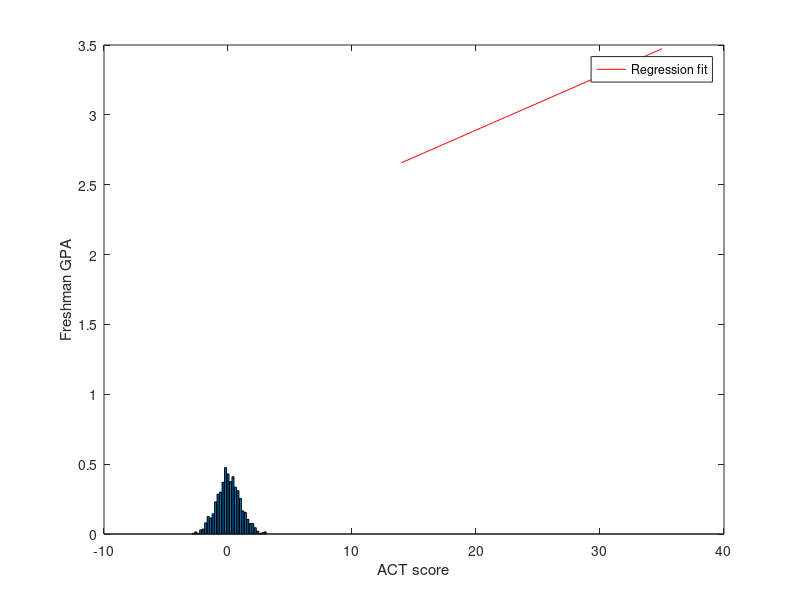

Recreate this plot in MATLAB. (Note: this script raises an error after producing the figure.)
% variables can be scalars, vectors, or matrices in matlab
% -- matrices are first class objects

a = 1

b = [1 2 3]

% transpose
b = b'

% column vector
b = [1; 2; 3]

% a semicolon suppresses output
c = [1 0 ; 0 1];

% there are commands for creating basic datastructures -- think of these as
% building blocks that you can compose to create more complicated
% datastructures
d = eye(2);

% matlab scripts can be thought of as a bunch of calculator inputs strung
% together.  Of course, one can write functions in matlab as well

% matlab has tons and tons of built in commands for doing just about
% everything.  For now we just want to get you used to the language and a
% few basic commands that will be useful for you later on

% to start we need data, we can either specify it by typing it in (like
% before)

output = [1 2 4 5 7 9];

% then we can plot the data
plot(output)

% if we don't specify options we get a line -- try

help plot

% to see what options are available for this or any other command

plot(output,'ko') 

% says plot the data using black circles instead of a line
% the x-axis data is implictly 1:6 (meaning [1 2 3 4 5 6] in this case,
% let's change that

% this tells you the length of a vector
length(output)

% so does 
size(output,2)

% this is a function to produce a linear spacing between a two points
% points where the intervals between the values are computed appropriately
input = linspace(-5,5,length(output))

% notice the x-axis now
plot(input,output,'ko')

% if we want to label ourplot we can add axis labels and a title... for
% instance

xlabel('Input') 
% here, anything contained in a '' is a string
ylabel('Output')
title('Scatter Plot')

% matlab interprets a subset of latex commands and they can be used in 
% figure captions, for instance

ylabel('\alpha, \beta')

% matlab has plenty of routines for reading in data, not only from files,
% but also from databases, spreadsheets, and websites.  We're going to
% stick with files in this class.  For instance
data = importdata('CH01PR19.txt')

% data is a num_rows by num_cols matrix
[num_rows, num_cols] = size(data)

% a subset of the matrix can be selected, : is shorthand for all rows or
% columns
output = data(:,1)
input = data(:,2)

% other subsets, including single elements can be selected
element = data(2,2)

% binary (or set indicator) indexing is more advanced 
indexes_of_interest = zeros(size(data));

% zeros makes a matrix of all zeros of a given size

% we will select two data items
indexes_of_interest(2,2) = 1;
indexes_of_interest(end,1) = 1;

% end is shorthand for the last element of a vector or the last allowable
% index in a particular dimension

% now we can use the binary indexes to grab the data.  logical converts
% real numbers to binary (logical) values
data(logical(indexes_of_interest))

% we can plot the real data now
plot(input,output,'ko')

% histogram
% generate standard normal random variables
a = randn(1, 1000);
hist(a);
% this only gives you count histogram, we need to do
% some tricks to get the density histogram
[n,x] = hist(a, [-3:.2:3]); % -3:.2:3 generate a sequence from -3 to 3 with even intervals of .2
bar(x, n/(1000*.2));


% now we can start computing some regression stuff

% to compute the mean of the inputs we can write a for loop
X_bar = 0;
n = length(input);
for i=1:n
    X_bar = input(i) + X_bar;
end
X_bar = X_bar / n

% or a while loop
X_bar = 0;
n = length(input);
i = 1;
while i<=n
    X_bar = input(i) + X_bar;
    i=i+1;
end
X_bar = X_bar / n

% of course, it's even easier to write
X_bar = mean(input)

Y_bar = mean(output)

% we can compute the sum of squares of the inputs as well, now that we have the
% mean


SSX = 0;
n = length(input);
for i=1:n
    SSX = SSX+ (input(i) - X_bar)^2; % hat means square
end

SSX

% of course this is just the sample variance times n-1 so we can get this
% quantity this way as well -- be careful about the normalization used by
% matlab

SSX = var(input)*(n-1)

SSXY = 0;
n = length(input);
for i=1:n
    SSXY = SSXY+ (input(i) - X_bar)*(output(i)-Y_bar);
end

SSXY

cov_matrix = cov(input,output)*(n-1);
SSXY = cov_matrix(1,2)

% here we see the first numerical difference arising -- not a big deal

b_1 = SSXY/SSX

b_0 = (Y_bar-b_1*X_bar)

% now we can overlay the regression line

% make up some input points
x_plot = linspace(min(input),max(input),100);
y_plot = b_1*x_plot + b_0;  % vector times scalar plus scalar -- something fancy is going on here


% hold must be used to draw on top of old plots
hold on
rh = plot(x_plot,y_plot,'r-');
hold off
legend(rh,'Regression fit');
xlabel('ACT score');
ylabel('Freshman GPA');

% we can open another window
figure(2)
% function can be defined and used -- functions clean up your code a lot
plot_gpa_fit(input,output,b_1,b_0)

% looking ahead we can write a function that takes an input and an output
% and outputs b_1 and b_0 (functions in matlab can return more than one
% return value.  we will use the matrix linear regression formulation 
% in this demonstration

[b_1 b_0] = my_regress(input,output)

% we can use the statistics toolbox to manually calculate confidence
% intervals for, say, b_1

sum_e_squared = output-(b_1*input + b_0);
sum_e_squared = sum_e_squared.^2;
sum_e_squared = sum(sum_e_squared);

V_b_1_hat = (sum_e_squared/(n-2))/SSX;

alpha = .05;

confidence_interval_for_b_1 = [b_1 - tinv(1-alpha/2,n-2)*sqrt(V_b_1_hat) b_1 + tinv(1-alpha/2,n-2)*sqrt(V_b_1_hat)];
